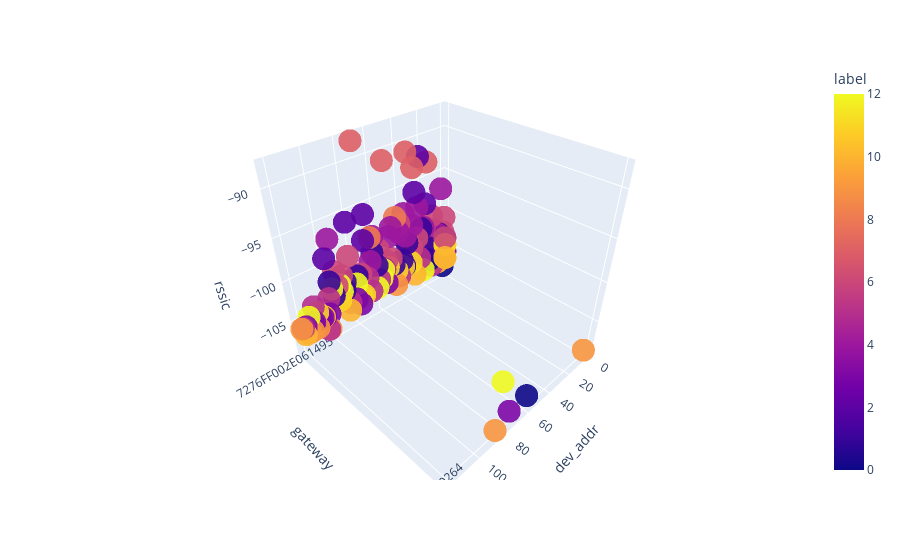

Source (notebook cell):
### Code cell
fig = px.scatter_3d(labeled_df, x='dev_addr', y='gateway', z='rssic',
                color='label', size_max=100,
                opacity=0.9)
fig.show()

### Figure 1 — Plotly figure (JSON) as saved in the notebook; plotly's stock layout.template omitted (floating-point values rounded to 4 significant figures; data arrays with more than 128 entries replaced by an {"elided": "..."} marker saying what was removed)
{"data": [{"hovertemplate": "dev_addr=%{x}<br>gateway=%{y}<br>rssic=%{z}<br>label=%{marker.color}<extra></extra>", "legendgroup": "", "marker": {"color": {"elided": "290 int values"}, "coloraxis": "coloraxis", "opacity": 0.9, "symbol": "circle"}, "mode": "markers", "name": "", "scene": "scene", "showlegend": false, "type": "scatter3d", "x": {"elided": "290 str values"}, "y": {"elided": "290 str values"}, "z": {"elided": "290 int values"}}], "layout": {"coloraxis": {"colorbar": {"title": {"text": "label"}}, "colorscale": [[0, "#0d0887"], [0.1111, "#46039f"], [0.2222, "#7201a8"], [0.3333, "#9c179e"], [0.4444, "#bd3786"], [0.5556, "#d8576b"], [0.6667, "#ed7953"], [0.7778, "#fb9f3a"], [0.8889, "#fdca26"], [1, "#f0f921"]]}, "legend": {"tracegroupgap": 0}, "margin": {"t": 60}, "scene": {"domain": {"x": [0, 1], "y": [0, 1]}, "xaxis": {"title": {"text": "dev_addr"}}, "yaxis": {"title": {"text": "gateway"}}, "zaxis": {"title": {"text": "rssic"}}}}}
